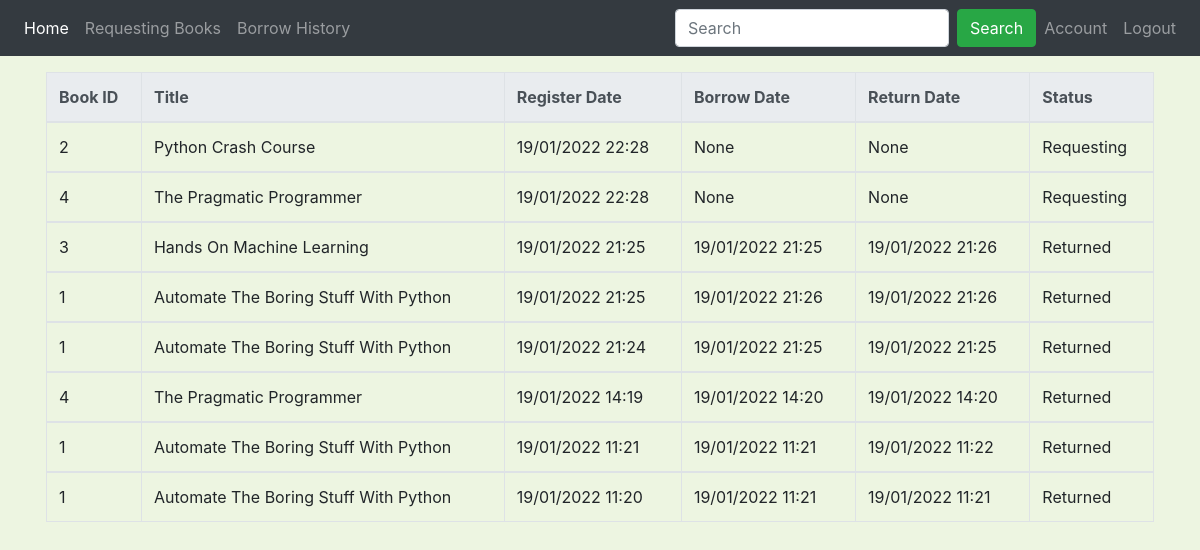
The app's page /history (signed in), older data.
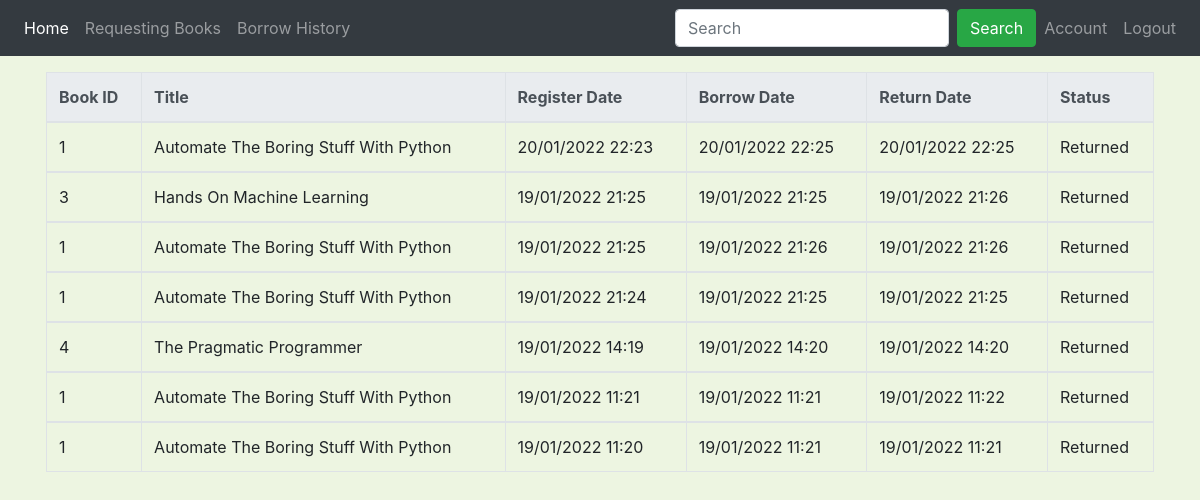
The same page, newer data.
### library/models.py (models this page shows, shortened)
class Book(db.Model):
    __tablename__ = 'book'
    id = db.Column(db.Integer, primary_key=True)
    title = db.Column(db.String(100), nullable=False)
    current_quantity = db.Column(db.Integer, nullable=False, default=1)
    max_quantity = db.Column(db.Integer, nullable=False, default=1)
    category = db.Column(db.String(100), nullable=False)
    image = db.Column(db.String(100), nullable=False, default='placeholder.jpg')
    description = db.Column(db.String(500))
    authors = db.relationship('Author', secondary=book_author, backref='books', lazy=True)
    borrow = db.relationship('BorrowHistory', backref='borrowed_books', lazy=True)

class BorrowHistory(db.Model):
    __tablename__ = 'borrow_history'
    book_id = db.Column(db.Integer, db.ForeignKey('book.id'), primary_key=True)
    user_id = db.Column(db.Integer, db.ForeignKey('user.id'), primary_key=True)
    register_date = db.Column(db.DateTime, primary_key=True)
    borrow_date = db.Column(db.DateTime)
    return_date = db.Column(db.DateTime)
    status = db.Column(db.String)
    lender_id = db.Column(db.Integer, db.ForeignKey('librarian.id'))
    receiver_id = db.Column(db.Integer, db.ForeignKey('librarian.id'))

### library/borrows/routes.py (the view)
@borrows.route("/history")
@role_required("user")
def borrow_history():
    user = current_user
    borrow_entries = BorrowHistory.query.filter_by(user_id=user.id).all()
    table = []
    for entry in borrow_entries:
        book_id = entry.book_id
        book = Book.query.get(book_id)
        borrow_date_str = None
        return_date_str = None
        register_date_str = entry.register_date.strftime("%d/%m/%Y %H:%M")
        if entry.borrow_date is not None:
            borrow_date_str = entry.borrow_date.strftime("%d/%m/%Y %H:%M")
        if entry.return_date is not None:
            return_date_str = entry.return_date.strftime("%d/%m/%Y %H:%M")
        table.append((book_id, book.title, register_date_str, borrow_date_str, return_date_str, entry.status))
    SORT_ORDER = {"requesting" : 2, "borrowing" : 1, "returned" : 0}
    table.sort(key=lambda entry: (SORT_ORDER[entry[5]], entry[2]), reverse=True)
    return render_template("history.html", table=table, title="Borrow History")

### library/utils.py (called while the page is built)
def role_required(role):
    def wrapper(fn):
        @wraps(fn)
        def decorated_view(*args, **kwargs):
            if not current_user.is_authenticated:
               return login_manager.unauthorized()
            if session['account_type'] != role:
                return login_manager.unauthorized()
            return fn(*args, **kwargs)
        return decorated_view
    return wrapper

@login_manager.user_loader
def load_user(user_id):
    if session.get('account_type') == 'user':
        return User.query.get(int(user_id))
    elif session.get('account_type') == 'librarian':
        return Librarian.query.get(int(user_id))

### library/templates/history.html
{% extends "layout.html" %}
{% block content %}
<div class="container">
    <table class="table table-bordered">
        <thead class="thead-light">
            <tr>
                <th>Book ID</th>
                <th>Title</th>
                <th>Register Date</th>
                <th>Borrow Date</th>
                <th>Return Date</th>
                <th>Status</th>
            </tr>
        </thead>
        {% for entry in table %}
        <tbody>
            <tr>
                <td>{{ entry[0] }}</td>
                <td>{{ entry[1].title() }}</td>
                <td>{{ entry[2] }}</td>
                <td>{{ entry[3] }}</td>
                <td>{{ entry[4] }}</td>
                <td>{{ entry[5].title() }}</td>
            </tr>
        </tbody>
        {% endfor %}
    </table>
</div>
{% endblock %}

Row changes from the older to the newer data that the page shows:
no longer on this page (row edited): Book: title "Python Crash Course"
removed BorrowHistory: status "Requesting"
removed BorrowHistory: status "Requesting"
added BorrowHistory: status "Returned"
Text that changed along with them:
new list line: "1 20/01/2022 22:23 20/01/2022 22:25 20/01/2022 22:25"
new list line: "Automate The Boring Stuff With Python"
list line gone: "2 19/01/2022 22:28 None None"
list line gone: "4 19/01/2022 22:28 None None"
list line gone: "The Pragmatic Programmer"
